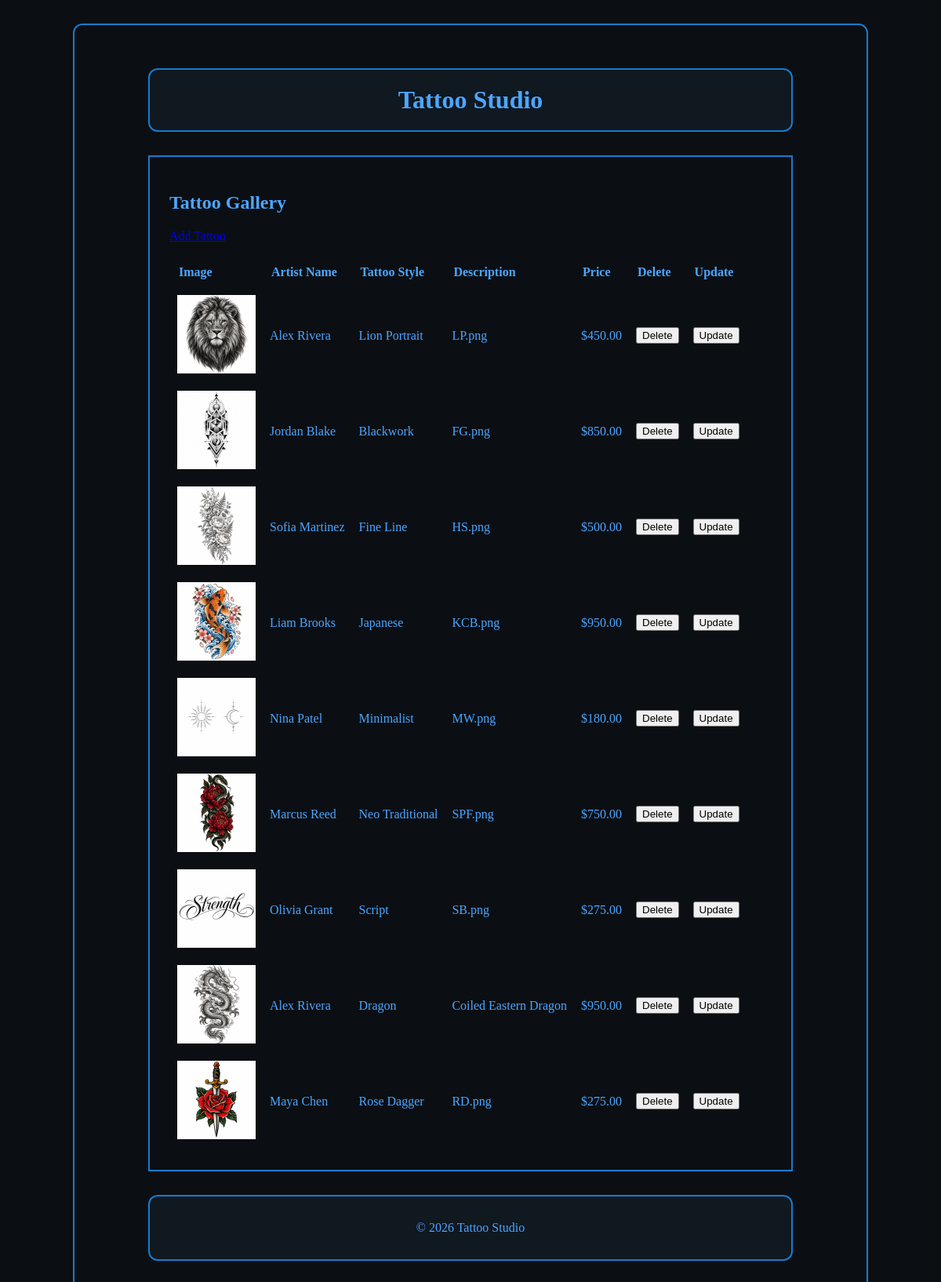
The page / on the database its author committed.
### tables this page shows
CREATE TABLE `tatoos` (
  `tattooID` int(11) NOT NULL,
  `artistID` int(11) NOT NULL,
  `tattooStyle` varchar(50) NOT NULL,
  `description` varchar(255) NOT NULL,
  `price` decimal(8,2) NOT NULL,
  `imageName` varchar(255) DEFAULT NULL
);

CREATE TABLE `artists` (
  `artistID` int(11) NOT NULL,
  `artistName` varchar(50) NOT NULL
);

### index.php (the view, shortened to what this page needs)
<?php
    require_once('database.php');
    $query = 'SELECT t.tattooID,
                     a.artistName,
                     t.tattooStyle,
                     t.description,
                     t.price,
                     t.imageName
              FROM tatoos AS t
              JOIN artists AS a
                  ON t.artistID = a.artistID
              ORDER BY t.tattooID';
    $statement = $db->prepare($query);
    $statement->execute();
    $tatoos = $statement->fetchAll();
?>
<?php include('header.php'); ?>
<main>
    <h2>Tattoo Gallery</h2>
    <p><a href="add_tattoo_form.php">Add Tattoo</a></p>
    <table>
        <tr>
            <th>Image</th>
            <th>Artist Name</th>
            <th>Tattoo Style</th>
            <th>Description</th>
            <th>Price</th>
            <th>Delete</th>
            <th>Update</th>
        </tr>
        <?php foreach ($tatoos as $tattoo) : ?>
        <tr>
            <td>
                <?php if (!empty($tattoo['imageName'])) : ?>
                    <img
                        src="<?php echo htmlspecialchars('./images/' . $tattoo['imageName']); ?>"
                        alt="<?php echo htmlspecialchars($tattoo['description']); ?>"
                    >
                <?php else : ?>
                    No image
                <?php endif; ?>
            </td>
            <td><?php echo htmlspecialchars($tattoo['artistName']); ?></td>
            <td><?php echo htmlspecialchars($tattoo['tattooStyle']); ?></td>
            <td><?php echo htmlspecialchars($tattoo['description']); ?></td>
            <td>$<?php echo number_format($tattoo['price'], 2); ?></td>
            <td>
                <form action="delete_tattoo.php" method="post">
                    <button type="submit">Delete</button>
                </form>
            </td>
            <td>
                <form action="update_tattoo_form.php" method="post">
                    <button type="submit">Update</button>
                </form>
            </td>
        </tr>
        <?php endforeach; ?>
    </table>
</main>
<?php include('footer.php'); ?>

### header.php (shortened to what this page needs)
<!DOCTYPE html>
<html lang="en">
  <head>
    <link rel="stylesheet" href="css/app.css">
</head>
<body>
    <header>
        <h1>Tattoo Studio</h1>
    </header>

### footer.php
<footer>
    <p>&copy; 2026 Tattoo Studio</p>
</footer>
</body>
</html>

### css/app.css (style rules this page uses)
body { width: 80%; margin: 30px auto; padding: 25px; background-color: #0b0f14; border: 2px solid #187bcd; border-radius: 12px; }
main { width: 80%; margin: 30px auto; padding: 25px; background-color: #0b0f14; border: 2px solid #187bcd; }
header { width: 80%; margin: 30px auto; padding: 20px 25px; background-color: #101820; border: 2px solid #187bcd; border-radius: 12px; text-align: center; }
h1 { margin: 0; color: #4da6ff; text-align: center; }
h2 { color: #4da6ff; }
th { color: #4da6ff; padding: 10px; text-align: left; }
td { color: #4da6ff; padding: 8px; }
footer { width: 80%; margin: 30px auto; padding: 15px 25px; background-color: #101820; border: 2px solid #187bcd; border-radius: 12px; color: #4da6ff; text-align: center; }

### rows shown on the page
tatoos: imageName (picture), artistID.artistName "Alex Rivera", tattooStyle "Lion Portrait", description "LP.png", price "450.00"
tatoos: imageName (picture), artistID.artistName "Jordan Blake", tattooStyle "Blackwork", description "FG.png", price "850.00"
tatoos: imageName (picture), artistID.artistName "Sofia Martinez", tattooStyle "Fine Line", description "HS.png", price "500.00"
tatoos: imageName (picture), artistID.artistName "Liam Brooks", tattooStyle "Japanese", description "KCB.png", price "950.00"
tatoos: imageName (picture), artistID.artistName "Nina Patel", tattooStyle "Minimalist", description "MW.png", price "180.00"
tatoos: imageName (picture), artistID.artistName "Marcus Reed", tattooStyle "Neo Traditional", description "SPF.png", price "750.00"
tatoos: imageName (picture), artistID.artistName "Olivia Grant", tattooStyle "Script", description "SB.png", price "275.00"
tatoos: imageName+description (picture), artistID.artistName "Alex Rivera", tattooStyle "Dragon", description "Coiled Eastern Dragon", price "950.00"
tatoos: imageName (picture), artistID.artistName "Maya Chen", tattooStyle "Rose Dagger", description "RD.png", price "275.00"
